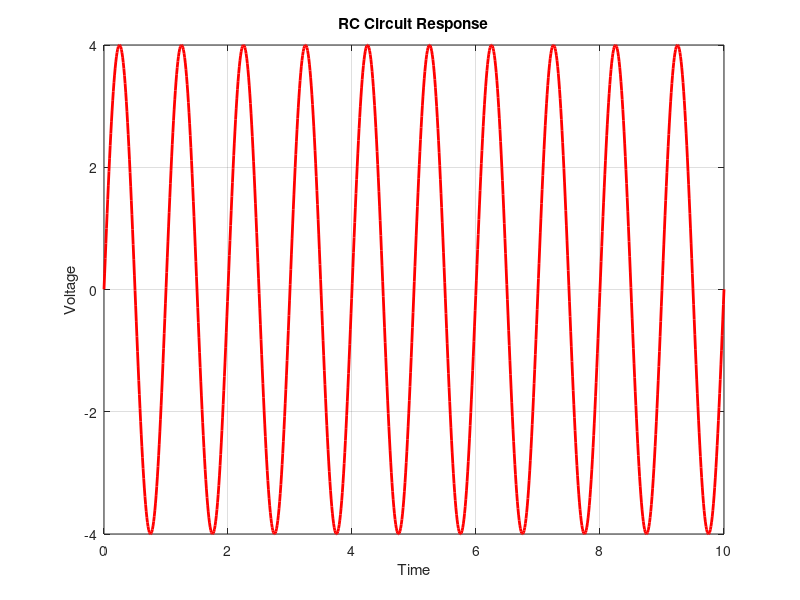

Source code (MATLAB):
R = 5;
C = 100 * 10^(-6);
Vct = @(t) (20*sin(2*pi*t));

t = linspace(0, 10, 1000);

V = zeros(1, 1000);

for i = 1:1000
    Vd = 10*pi*cos(2*pi*t(i));

    V(i) = Vct(t(i))/R + Vd*C;
end

plot(t, V, 'r-', 'LineWidth', 2);
xlabel('Time');
ylabel('Voltage');
title('RC Circuit Response');
grid on;
